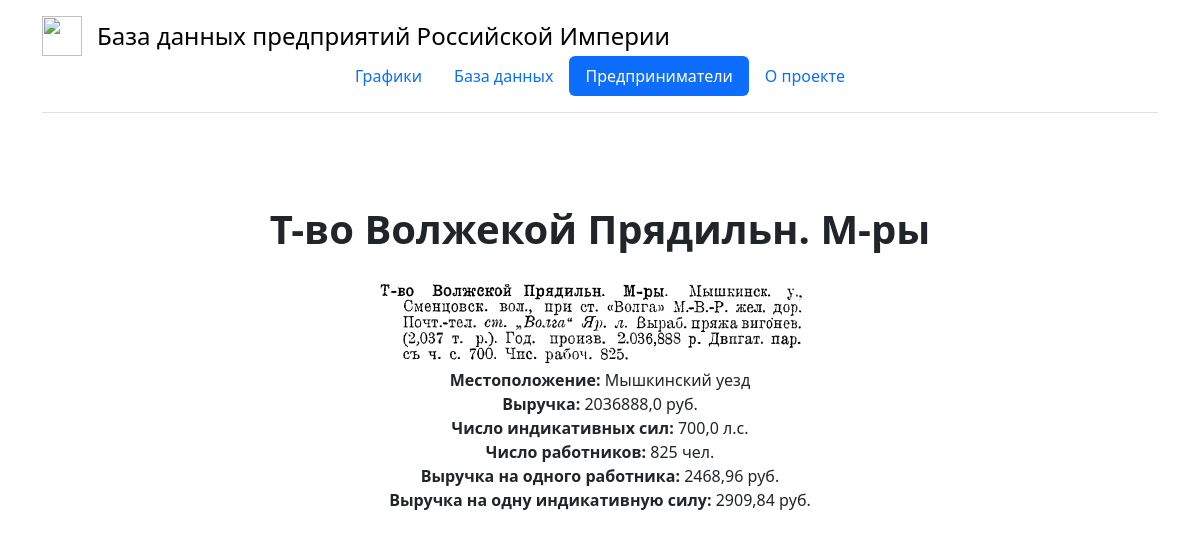
Screenshot of /ententrepreneurs/86/ with the database file from the repository.
### mainpage/models.py (models this page shows, shortened)
class Statistic(models.Model):
    material = models.ForeignKey(Material, on_delete=models.CASCADE, null=False)
    county = models.ForeignKey(Counties, on_delete=models.CASCADE, null=False)
    fabricator = models.ForeignKey(Fabricator, on_delete=models.CASCADE, null=False)
    revenue = models.FloatField()
    indicative_forces = models.FloatField()
    workers = models.IntegerField()
    info = models.CharField(max_length=2000, null=True)
    photo = models.CharField(max_length=100, null=True)

class Fabricator(models.Model):
    county_name = models.ForeignKey(Counties, on_delete=models.CASCADE)
    material_name = models.ForeignKey(Material, on_delete=models.CASCADE)
    fabricator_name = models.CharField(max_length=50, null=False)
    location = models.CharField(max_length=50, null=True)

### mainpage/views.py (the view)
# urls.py: path('ententrepreneurs/<int:post_id>/', views.entrepreneur_info)
def entrepreneur_info(request, post_id):
    fabricators = Statistic.objects.filter(id=post_id)
    if len(fabricators) > 0:
        kf_1 = round(fabricators[0].revenue / fabricators[0].workers, 2)
        kf_2 = None
        if fabricators[0].indicative_forces != 0:
            kf_2 = round(fabricators[0].revenue / fabricators[0].indicative_forces, 2)
        return render(request, 'mainpage/entrepreneur_info.html', context={'fabricator': fabricators[0],
                                                                           'kf_1': kf_1,
                                                                           'kf_2': kf_2})
    else:
        return render(request, 'mainpage/page_404.html')

### mainpage/templates/mainpage/entrepreneur_info.html (shortened to what this page needs)
{% load static %}
<!doctype html>
<html lang="en">
<head>
    <link rel="stylesheet" href="https://cdn.jsdelivr.net/npm/bootstrap@5.2.3/dist/css/bootstrap.min.css">
</head>
<body>
    <div class="container">
        <header class="d-flex flex-wrap justify-content-center py-3 mb-4 border-bottom">
          <a href="/" class="d-flex align-items-center mb-3 mb-md-0 me-md-auto link-body-emphasis text-decoration-none">
              <img src="{% static 'icon.png' %}" width="40" height="40">
              <span class="fs-4" style="color: black; margin-left: 15px;">База данных предприятий Российской Империи</span>
          </a>
          <ul class="nav nav-pills">
            <li class="nav-item"><a href="/" class="nav-link">Графики</a></li>
            <li class="nav-item"><a href="/database" class="nav-link">База данных</a></li>
            <li class="nav-item"><a href="/entrepreneurs" class="nav-link active">Предприниматели</a></li>
            <li class="nav-item"><a href="/about-project" class="nav-link">О проекте</a></li>
          </ul>
        </header>
    </div>
    <div class="text-center" style="margin-left: 20%; margin-right: 20%;">
        <h3 class="pt-5 mt-5 mb-4 display-6 lh-1 fw-bold">{{ fabricator.fabricator.fabricator_name }}</h3>
        {% if fabricator.photo is not None %}
            <div>
                <img src="/static/{{ fabricator.photo }}.png">
            </div>
        {% endif %}
        <div>
            <span><b>Местоположение:</b> {{ fabricator.fabricator.location }}</span>
        </div>
        <div>
            <span><b>Выручка:</b> {{ fabricator.revenue }} руб.</span>
        </div>
        <div>
            <span><b>Число индикативных сил:</b> {{ fabricator.indicative_forces }} л.с.</span>
        </div>
        <div>
            <span><b>Число работников:</b> {{ fabricator.workers }} чел.</span>
        </div>
        <div>
            <span><b>Выручка на одного работника:</b> {{ kf_1 }} руб.</span>
        </div>
        {% if kf_2 is not None %}
            <div>
                <span><b>Выручка на одну индикативную силу:</b> {{ kf_2 }} руб.</span>
            </div>
        {% endif %}
    </div>
</body>
</html>

### rows the page displays
Statistic: fabricator.fabricator_name "Т-во Волжекой Прядильн. М-ры", photo (picture), fabricator.location "Мышкинский уезд", revenue "2036888,0", indicative_forces "700,0", workers "825"

### other values shown
{{ kf_1 }} "2468,96"
{{ kf_2 }} "2909,84"
